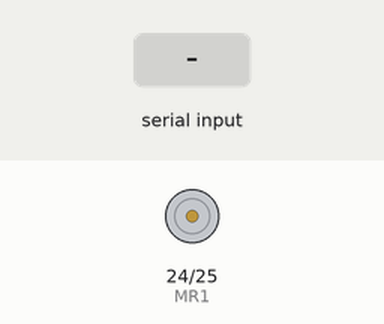
This sketch was run on a simulated Arduino Mega 2560, built with avr-gcc and run on an emulated ATmega2560. On the bench: motor-driver pin pairs drawn as motors (green arrow = first pin HIGH = forward, orange = second pin HIGH = backward, longer = more drive). The inputs (shaded band) are chosen by the test bench.

Above: at 1.2 s.
1.3 s: "F" received over Serial
At 1.9 s:
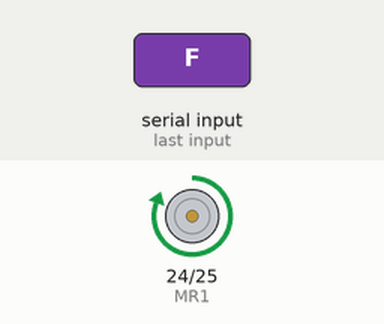
2.8 s: "B" received over Serial
At 4.0 s:
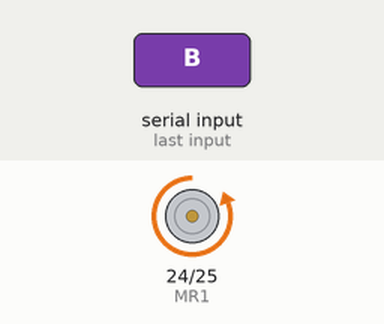
4.3 s: "S" received over Serial
At 5.4 s:
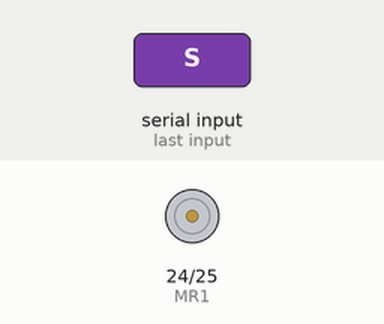
5.8 s: "L" received over Serial
At 6.5 s:
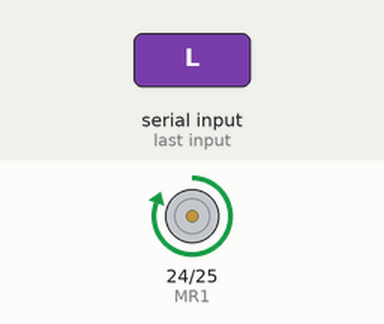
Timing chart, 0 to 8.3 s (numbered marks = the images above; inputs shaded):
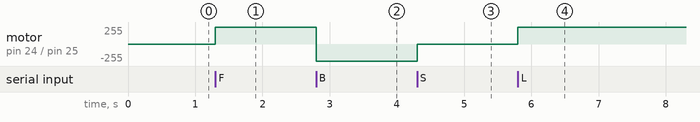

Measured:
- after the input at 1.3 s, motor on pin 24 (MR1) / pin 25 (MR2): stopped → forward 255/255 at once
- after the input at 2.8 s, motor on pin 24 (MR1) / pin 25 (MR2): forward 255/255 → backward 255/255 at once
- after the input at 4.3 s, motor on pin 24 (MR1) / pin 25 (MR2): backward 255/255 → stopped at once
- after the input at 5.8 s, motor on pin 24 (MR1) / pin 25 (MR2): stopped → forward 255/255 at once

The sketch:

Gesture_Controlled_Robot.ino
```cpp
/* Gesture Controlled Robot - Receiver Side
   Date : 05/01/2016
   By :   Anshuman @ Lema Labs

*/
int ML1 = 0;            //Variable for left motor terminal 1
int ML2 = 1;            //Variable for left motor terminal 2
int MR1 = 24;           //Variable for right motor terminal 1
int MR2 = 25;           //Variable for right motor terminal 2

void setup()
{
  Serial.begin(9600); //To start serial communication
  pinMode(ML1, OUTPUT);    //Setting motors pins as Output
  pinMode(ML2, OUTPUT);    //Setting motors pins as Output
  pinMode(MR1, OUTPUT);    //Setting motors pins as Output
  pinMode(MR2, OUTPUT);    //Setting motors pins as Output
}

void loop()
{
  while(!Serial.available()); //Waiting for Serial Data

  char b = Serial.read();     //Reading the Serial Data and Storing it to b
  if(b=='S')                  //else if Data id S
    Stop();                     //Function to stop the motor
  else if(b=='F')
    Fwd();                      //To move robot forward
  else if(b=='B')
    Bck();                      //To move robot backward
  else if(b=='L')
    Left();                     //To move robot sharp left
  else if(b=='R')
    Right();                    //To move robot sharp right
  else if(b=='l')
    Lft();                      //To move robot slight left
  else if(b=='r')
    Rht();    //To move robot slight right
  else
    Stop();

}

void Stop()              //Function to stop the robot
{
  digitalWrite(ML1,0);
  digitalWrite(ML2,0);
  digitalWrite(MR1,0);
  digitalWrite(MR2,0);
}

void Fwd()              //Function to move robot forward
{
  digitalWrite(ML1,1);
  digitalWrite(ML2,0);
  digitalWrite(MR1,1);
  digitalWrite(MR2,0);
}

void Bck()              //Function to move robot back
{
  digitalWrite(ML1,0);
  digitalWrite(ML2,1);
  digitalWrite(MR1,0);
  digitalWrite(MR2,1);
}

void Left()              //Function to move robot sharp left
{
  digitalWrite(ML1,0);
  digitalWrite(ML2,1);
  digitalWrite(MR1,1);
  digitalWrite(MR2,0);
}

void Right()              //Function to move robot sharp right
{
  digitalWrite(ML1,1);
  digitalWrite(ML2,0);
  digitalWrite(MR1,0);
  digitalWrite(MR2,1);
}

void Lft()              //Function to move robot slight left
{
  digitalWrite(ML1,0);
  digitalWrite(ML2,0);
  digitalWrite(MR1,1);
  digitalWrite(MR2,0);
}

void Rht()              //Function to move robot slight right
{
  digitalWrite(ML1,1);
  digitalWrite(ML2,0);
  digitalWrite(MR1,0);
  digitalWrite(MR2,0);
}
```
